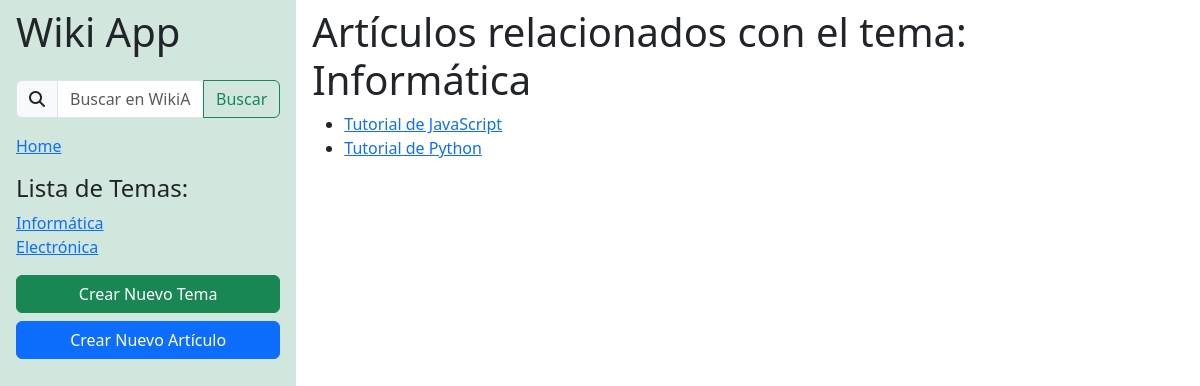
/temas/1/articulos/, run on an earlier commit of the app's database.
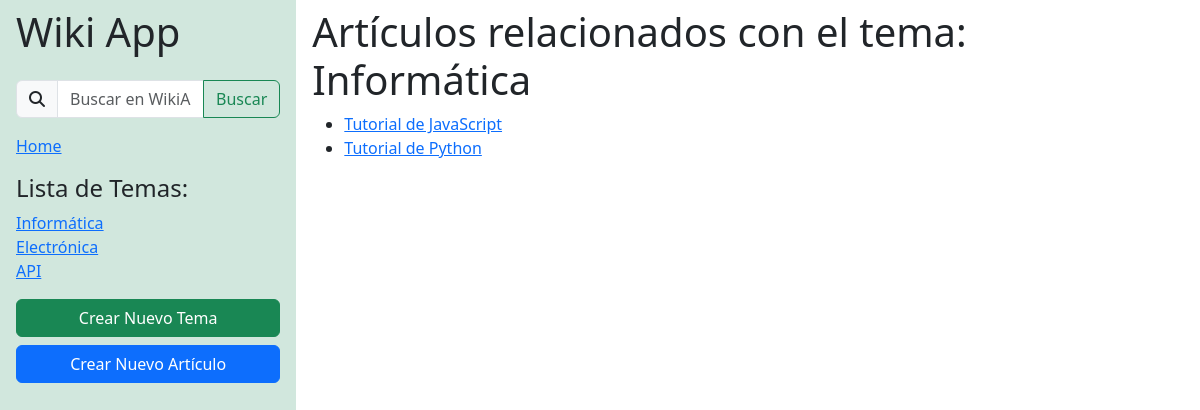
And on a later commit of the database.
### wikiApp/models.py (models this page shows)
class temaWiki(models.Model):
    nombre = models.CharField(max_length=128, null=True, blank=True)
    descripcion = models.CharField(max_length=512, null=True, blank=True)

class articuloWiki(models.Model):
    titulo = models.CharField(max_length=128, null=True, blank=True)
    contenido = models.CharField(max_length=1024, null=True, blank=True)
    temaRelacionado = models.ForeignKey(
        temaWiki,
        on_delete=models.CASCADE,
        related_name='articulos'
    )

### wikiApp/views.py (the view)
# urls.py: path('temas/<int:tema_id>/articulos/',views.articulosPorTema, name = 'articulosPorTema'),
def articulosPorTema(request,tema_id):
    tema = get_object_or_404(temaWiki, id=tema_id)
    articulos = articuloWiki.objects.filter(temaRelacionado=tema)
    return render(request, 'articulosPorTema.html',{
        'tema': tema,
        'articulos': articulos
    })

### wikiApp/context_processors.py (called while the page is built)
def lista_temas(request):
    lista_temas = temaWiki.objects.all()
    return {'lista_temas': lista_temas}

### wikiApp/templates/articulosPorTema.html (shortened to what this page needs)
{% extends 'layout.html' %}
{% block content %}
<h1>Artículos relacionados con el tema: {{ tema.nombre }}</h1>
<div>
  <ul>
    {% for articulo in articulos %}
    <li>
      <a href="{% url 'wikiApp:articulo' articulo.id %}">{{ articulo.titulo }}</a>
    </li>
    {% empty %}
    <p>No hay artículos relacionados con este tema.</p>
    {% endfor %}
  </ul>
</div>
{% endblock %}

### wikiApp/templates/layout.html (shortened to what this page needs)
<!DOCTYPE html>
<html class="h-100">
    <head>
      <link rel="stylesheet" href="https://cdnjs.cloudflare.com/ajax/libs/font-awesome/6.3.0/css/all.min.css"
 />
      <link href="https://cdn.jsdelivr.net/npm/bootstrap@5.3.0/dist/css/bootstrap.min.css" rel="stylesheet"
>
    </head>
    <body class="h-100">
      <div class="h-100 w-100 d-flex">
        <div class="barra-lateral w-25 h-100 bg-success-subtle py-2 px-3 d-flex flex-column row-gap-3">
          <h1>Wiki App</h1>
          <div class="BarraBusqueda">
            <form action="{% url 'wikiApp:busquedaArticulos' %}" class="d-flex flex-row input-group">
              <span class="input-group-text"><i class="fa-solid fa-magnifying-glass"></i></span>
              <input name="q" type="text" class="form-control" placeholder="Buscar en WikiApp" aria-label="Buscar en WikiApp"
                aria-describedby="button-addon2" required>
              <button class="btn btn-outline-success" type="submit" id="button-addon2">Buscar</button>
            </form>
          </div>
          <div>
            <a href="{% url 'wikiApp:homepage' %}">Home</a>
          </div>
          <div>
            <h4>Lista de Temas:</h4>
            <div class="d-flex flex-column">
              <nav class="d-flex flex-column">
                {% for tema in lista_temas %}
                <a href="{% url 'wikiApp:articulosPorTema' tema.id %}">{{ tema.nombre }}</a>
                {% endfor %}
              </nav>
            </div>
          </div>
          <nav class="d-flex flex-column row-gap-2">
            <a class="btn btn-success" href="{% url 'wikiApp:crearNuevoTema' %}">Crear Nuevo Tema</a>
            <a class="btn btn-primary" href="{% url 'wikiApp:crearNuevoArticulo' %}">Crear Nuevo Artículo</a>
          </nav>
        </div>
        <div class="content py-2 px-3">
          {% block content %}
          {% endblock %}
        </div>
      </div>
    </body>
</html>

What changed in the data, as far as the page shows it:
added temaWiki: nombre "API"
